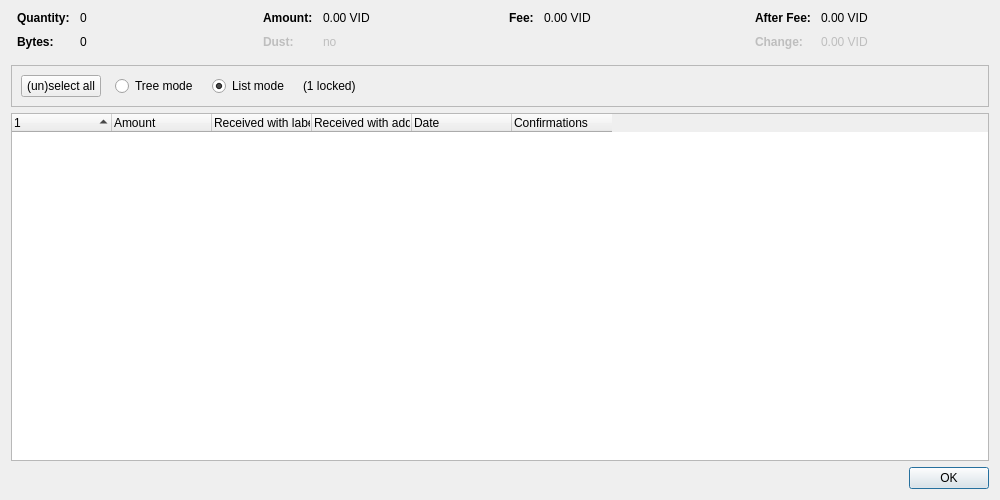
<?xml version="1.0" encoding="UTF-8"?>
<ui version="4.0">
 <class>CoinControlDialog</class>
 <widget class="QDialog" name="CoinControlDialog">
  <property name="geometry">
   <rect>
    <x>0</x>
    <y>0</y>
    <width>1000</width>
    <height>500</height>
   </rect>
  </property>
  <property name="windowTitle">
   <string>Coin Selection</string>
  </property>
  <layout class="QVBoxLayout" name="verticalLayout">
   <item>
    <layout class="QHBoxLayout" name="horizontalLayoutTop" stretch="0,0,0,0">
     <property name="topMargin">
      <number>0</number>
     </property>
     <property name="bottomMargin">
      <number>10</number>
     </property>
     <item>
      <layout class="QFormLayout" name="formLayoutCoinControl1">
       <property name="horizontalSpacing">
        <number>10</number>
       </property>
       <property name="verticalSpacing">
        <number>10</number>
       </property>
       <property name="leftMargin">
        <number>6</number>
       </property>
       <property name="rightMargin">
        <number>6</number>
       </property>
       <item row="0" column="0">
        <widget class="QLabel" name="labelCoinControlQuantityText">
         <property name="font">
          <font>
           <weight>75</weight>
           <bold>true</bold>
          </font>
         </property>
         <property name="text">
          <string>Quantity:</string>
         </property>
        </widget>
       </item>
       <item row="0" column="1">
        <widget class="QLabel" name="labelCoinControlQuantity">
         <property name="cursor">
          <cursorShape>IBeamCursor</cursorShape>
         </property>
         <property name="contextMenuPolicy">
          <enum>Qt::ActionsContextMenu</enum>
         </property>
         <property name="text">
          <string notr="true">0</string>
         </property>
         <property name="textInteractionFlags">
          <set>Qt::LinksAccessibleByMouse|Qt::TextSelectableByKeyboard|Qt::TextSelectableByMouse</set>
         </property>
        </widget>
       </item>
       <item row="1" column="0">
        <widget class="QLabel" name="labelCoinControlBytesText">
         <property name="font">
          <font>
           <weight>75</weight>
           <bold>true</bold>
          </font>
         </property>
         <property name="text">
          <string>Bytes:</string>
         </property>
        </widget>
       </item>
       <item row="1" column="1">
        <widget class="QLabel" name="labelCoinControlBytes">
         <property name="cursor">
          <cursorShape>IBeamCursor</cursorShape>
         </property>
         <property name="contextMenuPolicy">
          <enum>Qt::ActionsContextMenu</enum>
         </property>
         <property name="text">
          <string notr="true">0</string>
         </property>
         <property name="textInteractionFlags">
          <set>Qt::LinksAccessibleByMouse|Qt::TextSelectableByKeyboard|Qt::TextSelectableByMouse</set>
         </property>
        </widget>
       </item>
      </layout>
     </item>
     <item>
      <layout class="QFormLayout" name="formLayoutCoinControl2">
       <property name="horizontalSpacing">
        <number>10</number>
       </property>
       <property name="verticalSpacing">
        <number>10</number>
       </property>
       <property name="leftMargin">
        <number>6</number>
       </property>
       <property name="rightMargin">
        <number>6</number>
       </property>
       <item row="0" column="0">
        <widget class="QLabel" name="labelCoinControlAmountText">
         <property name="font">
          <font>
           <weight>75</weight>
           <bold>true</bold>
          </font>
         </property>
         <property name="text">
          <string>Amount:</string>
         </property>
        </widget>
       </item>
       <item row="0" column="1">
        <widget class="QLabel" name="labelCoinControlAmount">
         <property name="cursor">
          <cursorShape>IBeamCursor</cursorShape>
         </property>
         <property name="contextMenuPolicy">
          <enum>Qt::ActionsContextMenu</enum>
         </property>
         <property name="text">
          <string notr="true">0.00 VID</string>
         </property>
         <property name="textInteractionFlags">
          <set>Qt::LinksAccessibleByMouse|Qt::TextSelectableByKeyboard|Qt::TextSelectableByMouse</set>
         </property>
        </widget>
       </item>
       <item row="1" column="0">
        <widget class="QLabel" name="labelCoinControlLowOutputText">
         <property name="enabled">
          <bool>false</bool>
         </property>
         <property name="font">
          <font>
           <weight>75</weight>
           <bold>true</bold>
          </font>
         </property>
         <property name="text">
          <string>Dust:</string>
         </property>
        </widget>
       </item>
       <item row="1" column="1">
        <widget class="QLabel" name="labelCoinControlLowOutput">
         <property name="enabled">
          <bool>false</bool>
         </property>
         <property name="cursor">
          <cursorShape>IBeamCursor</cursorShape>
         </property>
         <property name="contextMenuPolicy">
          <enum>Qt::ActionsContextMenu</enum>
         </property>
         <property name="text">
          <string notr="true">no</string>
         </property>
         <property name="textInteractionFlags">
          <set>Qt::LinksAccessibleByMouse|Qt::TextSelectableByKeyboard|Qt::TextSelectableByMouse</set>
         </property>
        </widget>
       </item>
      </layout>
     </item>
     <item>
      <layout class="QFormLayout" name="formLayoutCoinControl3">
       <property name="horizontalSpacing">
        <number>10</number>
       </property>
       <property name="verticalSpacing">
        <number>10</number>
       </property>
       <property name="leftMargin">
        <number>6</number>
       </property>
       <property name="rightMargin">
        <number>6</number>
       </property>
       <item row="0" column="0">
        <widget class="QLabel" name="labelCoinControlFeeText">
         <property name="font">
          <font>
           <weight>75</weight>
           <bold>true</bold>
          </font>
         </property>
         <property name="text">
          <string>Fee:</string>
         </property>
        </widget>
       </item>
       <item row="0" column="1">
        <widget class="QLabel" name="labelCoinControlFee">
         <property name="cursor">
          <cursorShape>IBeamCursor</cursorShape>
         </property>
         <property name="contextMenuPolicy">
          <enum>Qt::ActionsContextMenu</enum>
         </property>
         <property name="text">
          <string notr="true">0.00 VID</string>
         </property>
         <property name="textInteractionFlags">
          <set>Qt::LinksAccessibleByMouse|Qt::TextSelectableByKeyboard|Qt::TextSelectableByMouse</set>
         </property>
        </widget>
       </item>
      </layout>
     </item>
     <item>
      <layout class="QFormLayout" name="formLayoutCoinControl4">
       <property name="horizontalSpacing">
        <number>10</number>
       </property>
       <property name="verticalSpacing">
        <number>10</number>
       </property>
       <property name="leftMargin">
        <number>6</number>
       </property>
       <property name="rightMargin">
        <number>6</number>
       </property>
       <item row="0" column="0">
        <widget class="QLabel" name="labelCoinControlAfterFeeText">
         <property name="font">
          <font>
           <weight>75</weight>
           <bold>true</bold>
          </font>
         </property>
         <property name="text">
          <string>After Fee:</string>
         </property>
        </widget>
       </item>
       <item row="0" column="1">
        <widget class="QLabel" name="labelCoinControlAfterFee">
         <property name="cursor">
          <cursorShape>IBeamCursor</cursorShape>
         </property>
         <property name="contextMenuPolicy">
          <enum>Qt::ActionsContextMenu</enum>
         </property>
         <property name="text">
          <string notr="true">0.00 VID</string>
         </property>
         <property name="textInteractionFlags">
          <set>Qt::LinksAccessibleByMouse|Qt::TextSelectableByKeyboard|Qt::TextSelectableByMouse</set>
         </property>
        </widget>
       </item>
       <item row="1" column="0">
        <widget class="QLabel" name="labelCoinControlChangeText">
         <property name="enabled">
          <bool>false</bool>
         </property>
         <property name="font">
          <font>
           <weight>75</weight>
           <bold>true</bold>
          </font>
         </property>
         <property name="text">
          <string>Change:</string>
         </property>
        </widget>
       </item>
       <item row="1" column="1">
        <widget class="QLabel" name="labelCoinControlChange">
         <property name="enabled">
          <bool>false</bool>
         </property>
         <property name="cursor">
          <cursorShape>IBeamCursor</cursorShape>
         </property>
         <property name="contextMenuPolicy">
          <enum>Qt::ActionsContextMenu</enum>
         </property>
         <property name="text">
          <string notr="true">0.00 VID</string>
         </property>
         <property name="textInteractionFlags">
          <set>Qt::LinksAccessibleByMouse|Qt::TextSelectableByKeyboard|Qt::TextSelectableByMouse</set>
         </property>
        </widget>
       </item>
      </layout>
     </item>
    </layout>
   </item>
   <item>
    <widget class="QFrame" name="frame">
     <property name="minimumSize">
      <size>
       <width>0</width>
       <height>40</height>
      </size>
     </property>
     <property name="frameShape">
      <enum>QFrame::StyledPanel</enum>
     </property>
     <property name="frameShadow">
      <enum>QFrame::Sunken</enum>
     </property>
     <layout class="QHBoxLayout" name="horizontalLayout">
      <item>
       <layout class="QHBoxLayout" name="horizontalLayoutPanel" stretch="0,0,0,0,0">
        <property name="spacing">
         <number>14</number>
        </property>
        <item>
         <widget class="QPushButton" name="pushButtonSelectAll">
          <property name="sizePolicy">
           <sizepolicy hsizetype="Maximum" vsizetype="Fixed">
            <horstretch>0</horstretch>
            <verstretch>0</verstretch>
           </sizepolicy>
          </property>
          <property name="text">
           <string>(un)select all</string>
          </property>
          <property name="autoDefault">
           <bool>false</bool>
          </property>
         </widget>
        </item>
        <item>
         <widget class="QRadioButton" name="radioTreeMode">
          <property name="sizePolicy">
           <sizepolicy hsizetype="Maximum" vsizetype="Fixed">
            <horstretch>0</horstretch>
            <verstretch>0</verstretch>
           </sizepolicy>
          </property>
          <property name="text">
           <string>Tree mode</string>
          </property>
         </widget>
        </item>
        <item>
         <widget class="QRadioButton" name="radioListMode">
          <property name="sizePolicy">
           <sizepolicy hsizetype="Maximum" vsizetype="Fixed">
            <horstretch>0</horstretch>
            <verstretch>0</verstretch>
           </sizepolicy>
          </property>
          <property name="text">
           <string>List mode</string>
          </property>
          <property name="checked">
           <bool>true</bool>
          </property>
         </widget>
        </item>
        <item>
         <widget class="QLabel" name="labelLocked">
          <property name="text">
           <string notr="true">(1 locked)</string>
          </property>
         </widget>
        </item>
        <item>
         <spacer name="horizontalSpacer">
          <property name="orientation">
           <enum>Qt::Horizontal</enum>
          </property>
          <property name="sizeHint" stdset="0">
           <size>
            <width>40</width>
            <height>20</height>
           </size>
          </property>
         </spacer>
        </item>
       </layout>
      </item>
     </layout>
    </widget>
   </item>
   <item>
    <widget class="CoinControlTreeWidget" name="treeWidget">
     <property name="contextMenuPolicy">
      <enum>Qt::CustomContextMenu</enum>
     </property>
     <property name="sortingEnabled">
      <bool>false</bool>
     </property>
     <property name="columnCount">
      <number>6</number>
     </property>
     <attribute name="headerShowSortIndicator" stdset="0">
      <bool>true</bool>
     </attribute>
     <attribute name="headerStretchLastSection">
      <bool>false</bool>
     </attribute>
     <column>
      <property name="text">
       <string/>
      </property>
     </column>
     <column>
      <property name="text">
       <string>Amount</string>
      </property>
     </column>
     <column>
      <property name="text">
       <string>Received with label</string>
      </property>
     </column>
     <column>
      <property name="text">
       <string>Received with address</string>
      </property>
     </column>
     <column>
      <property name="text">
       <string>Date</string>
      </property>
     </column>
     <column>
      <property name="text">
       <string>Confirmations</string>
      </property>
      <property name="toolTip">
       <string>Confirmed</string>
      </property>
     </column>
     <column>
      <property name="text">
       <string/>
      </property>
     </column>
     <column>
      <property name="text">
       <string/>
      </property>
     </column>
     <column>
      <property name="text">
       <string/>
      </property>
     </column>
     <column>
      <property name="text">
       <string/>
      </property>
     </column>
    </widget>
   </item>
   <item>
    <widget class="QDialogButtonBox" name="buttonBox">
     <property name="orientation">
      <enum>Qt::Horizontal</enum>
     </property>
     <property name="standardButtons">
      <set>QDialogButtonBox::Ok</set>
     </property>
    </widget>
   </item>
  </layout>
 </widget>
 <customwidgets>
  <customwidget>
   <class>CoinControlTreeWidget</class>
   <extends>QTreeWidget</extends>
   <header>qt/coincontroltreewidget.h</header>
  </customwidget>
 </customwidgets>
 <resources/>
 <connections/>
</ui>
